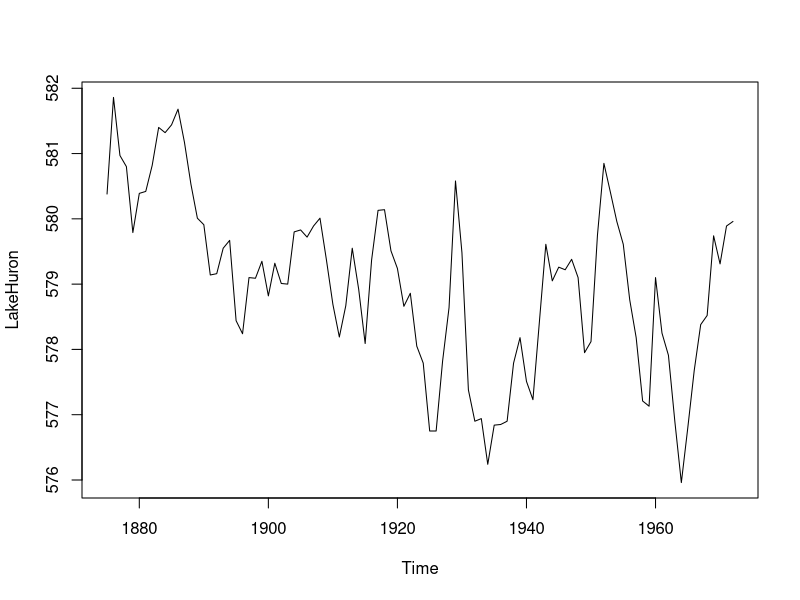
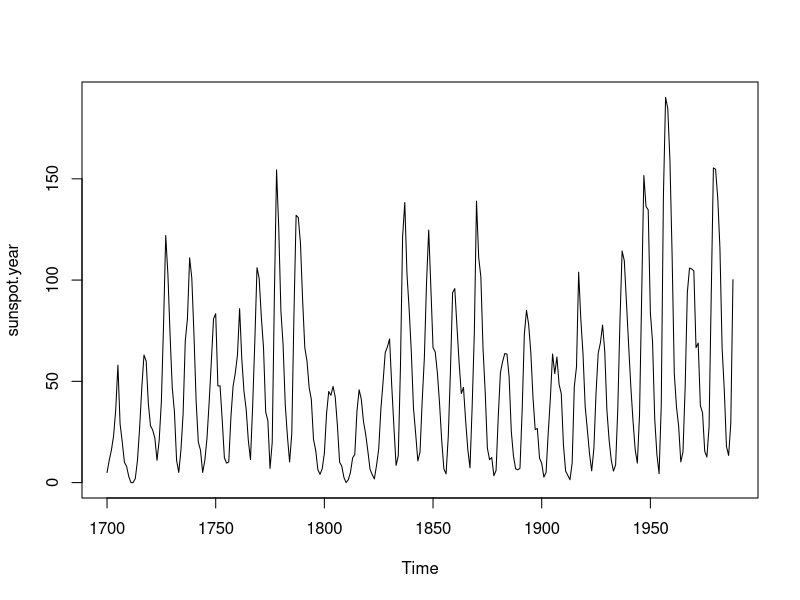

Write R code to recreate these figures, in order.
## ---- chunk 1
plot(LakeHuron)
## ---- chunk 2
plot(sunspot.year)
